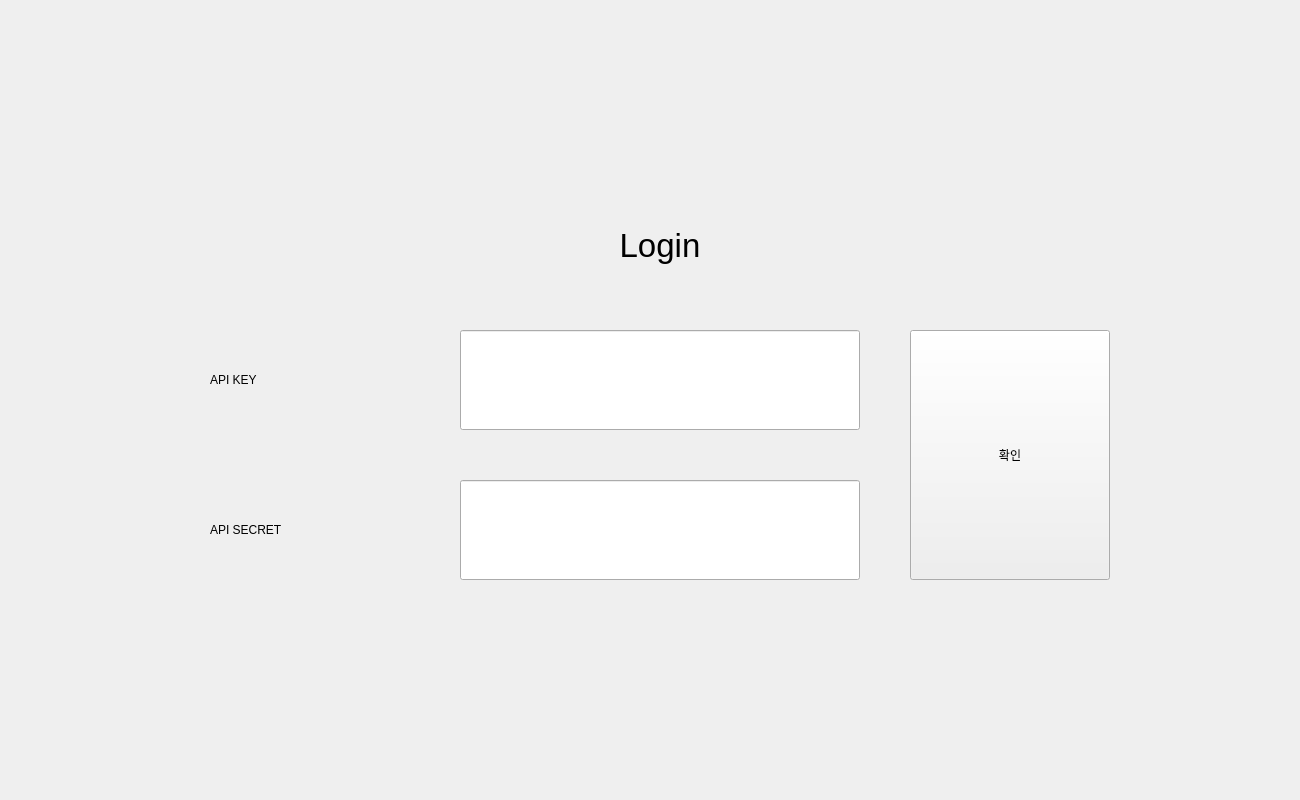
<?xml version="1.0" encoding="UTF-8"?>
<ui version="4.0">
 <class>StackedWidget</class>
 <widget class="QStackedWidget" name="StackedWidget">
  <property name="geometry">
   <rect>
    <x>0</x>
    <y>0</y>
    <width>1300</width>
    <height>800</height>
   </rect>
  </property>
  <property name="windowTitle">
   <string>StackedWidget</string>
  </property>
  <widget class="QWidget" name="page_login">
   <widget class="QLabel" name="label_api_secret">
    <property name="geometry">
     <rect>
      <x>210</x>
      <y>480</y>
      <width>200</width>
      <height>100</height>
     </rect>
    </property>
    <property name="text">
     <string>API SECRET</string>
    </property>
   </widget>
   <widget class="QLineEdit" name="lineEdit_api_key">
    <property name="geometry">
     <rect>
      <x>460</x>
      <y>330</y>
      <width>400</width>
      <height>100</height>
     </rect>
    </property>
   </widget>
   <widget class="QLineEdit" name="lineEdit_api_secret">
    <property name="geometry">
     <rect>
      <x>460</x>
      <y>480</y>
      <width>400</width>
      <height>100</height>
     </rect>
    </property>
   </widget>
   <widget class="QPushButton" name="Button_login">
    <property name="geometry">
     <rect>
      <x>910</x>
      <y>330</y>
      <width>200</width>
      <height>250</height>
     </rect>
    </property>
    <property name="text">
     <string>확인</string>
    </property>
   </widget>
   <widget class="QLabel" name="label_login">
    <property name="geometry">
     <rect>
      <x>210</x>
      <y>180</y>
      <width>900</width>
      <height>130</height>
     </rect>
    </property>
    <property name="font">
     <font>
      <pointsize>25</pointsize>
      <weight>50</weight>
      <italic>false</italic>
      <bold>false</bold>
      <underline>false</underline>
      <strikeout>false</strikeout>
      <stylestrategy>PreferDefault</stylestrategy>
      <kerning>true</kerning>
     </font>
    </property>
    <property name="mouseTracking">
     <bool>false</bool>
    </property>
    <property name="tabletTracking">
     <bool>false</bool>
    </property>
    <property name="text">
     <string>Login</string>
    </property>
    <property name="alignment">
     <set>Qt::AlignCenter</set>
    </property>
   </widget>
   <widget class="QLabel" name="label_api_key">
    <property name="geometry">
     <rect>
      <x>210</x>
      <y>330</y>
      <width>200</width>
      <height>100</height>
     </rect>
    </property>
    <property name="text">
     <string>API KEY</string>
    </property>
   </widget>
  </widget>
  <widget class="QWidget" name="main_page">
   <widget class="QLabel" name="label_open_price">
    <property name="geometry">
     <rect>
      <x>450</x>
      <y>90</y>
      <width>400</width>
      <height>70</height>
     </rect>
    </property>
    <property name="font">
     <font>
      <pointsize>13</pointsize>
      <weight>50</weight>
      <bold>false</bold>
     </font>
    </property>
    <property name="text">
     <string>.</string>
    </property>
   </widget>
   <widget class="QLabel" name="label_open">
    <property name="geometry">
     <rect>
      <x>150</x>
      <y>90</y>
      <width>250</width>
      <height>70</height>
     </rect>
    </property>
    <property name="font">
     <font>
      <pointsize>13</pointsize>
      <weight>50</weight>
      <bold>false</bold>
     </font>
    </property>
    <property name="text">
     <string>시가    : </string>
    </property>
   </widget>
   <widget class="QLabel" name="label_low_price">
    <property name="geometry">
     <rect>
      <x>450</x>
      <y>390</y>
      <width>400</width>
      <height>70</height>
     </rect>
    </property>
    <property name="font">
     <font>
      <pointsize>13</pointsize>
      <weight>50</weight>
      <bold>false</bold>
     </font>
    </property>
    <property name="text">
     <string>.</string>
    </property>
   </widget>
   <widget class="QLabel" name="label_volume_qty">
    <property name="geometry">
     <rect>
      <x>450</x>
      <y>490</y>
      <width>400</width>
      <height>70</height>
     </rect>
    </property>
    <property name="font">
     <font>
      <pointsize>13</pointsize>
      <weight>50</weight>
      <bold>false</bold>
     </font>
    </property>
    <property name="text">
     <string>.</string>
    </property>
   </widget>
   <widget class="QLabel" name="label_close">
    <property name="geometry">
     <rect>
      <x>150</x>
      <y>190</y>
      <width>250</width>
      <height>70</height>
     </rect>
    </property>
    <property name="font">
     <font>
      <pointsize>13</pointsize>
      <weight>50</weight>
      <bold>false</bold>
     </font>
    </property>
    <property name="text">
     <string>종가    : </string>
    </property>
   </widget>
   <widget class="QLabel" name="label_high_price">
    <property name="geometry">
     <rect>
      <x>450</x>
      <y>290</y>
      <width>400</width>
      <height>70</height>
     </rect>
    </property>
    <property name="font">
     <font>
      <pointsize>13</pointsize>
      <weight>50</weight>
      <bold>false</bold>
     </font>
    </property>
    <property name="text">
     <string>.</string>
    </property>
   </widget>
   <widget class="QLabel" name="label_low">
    <property name="geometry">
     <rect>
      <x>150</x>
      <y>390</y>
      <width>250</width>
      <height>70</height>
     </rect>
    </property>
    <property name="font">
     <font>
      <pointsize>13</pointsize>
      <weight>50</weight>
      <bold>false</bold>
     </font>
    </property>
    <property name="text">
     <string>저가    :</string>
    </property>
   </widget>
   <widget class="QLabel" name="label_high">
    <property name="geometry">
     <rect>
      <x>150</x>
      <y>290</y>
      <width>250</width>
      <height>70</height>
     </rect>
    </property>
    <property name="font">
     <font>
      <pointsize>13</pointsize>
      <weight>50</weight>
      <bold>false</bold>
     </font>
    </property>
    <property name="text">
     <string>고가    : </string>
    </property>
   </widget>
   <widget class="QLabel" name="label_volume">
    <property name="geometry">
     <rect>
      <x>150</x>
      <y>490</y>
      <width>250</width>
      <height>70</height>
     </rect>
    </property>
    <property name="font">
     <font>
      <pointsize>13</pointsize>
      <weight>50</weight>
      <bold>false</bold>
     </font>
    </property>
    <property name="text">
     <string>거래량 :</string>
    </property>
   </widget>
   <widget class="QLabel" name="label_time">
    <property name="geometry">
     <rect>
      <x>150</x>
      <y>590</y>
      <width>250</width>
      <height>70</height>
     </rect>
    </property>
    <property name="font">
     <font>
      <pointsize>13</pointsize>
      <weight>50</weight>
      <bold>false</bold>
     </font>
    </property>
    <property name="text">
     <string>시간    :</string>
    </property>
   </widget>
   <widget class="QDateTimeEdit" name="dateTimeEdit">
    <property name="geometry">
     <rect>
      <x>450</x>
      <y>590</y>
      <width>400</width>
      <height>70</height>
     </rect>
    </property>
    <property name="dateTime">
     <datetime>
      <hour>0</hour>
      <minute>0</minute>
      <second>0</second>
      <year>1999</year>
      <month>1</month>
      <day>1</day>
     </datetime>
    </property>
   </widget>
   <widget class="QLabel" name="label_close_price">
    <property name="geometry">
     <rect>
      <x>450</x>
      <y>190</y>
      <width>400</width>
      <height>70</height>
     </rect>
    </property>
    <property name="font">
     <font>
      <pointsize>13</pointsize>
      <weight>50</weight>
      <bold>false</bold>
     </font>
    </property>
    <property name="text">
     <string>.</string>
    </property>
   </widget>
  </widget>
 </widget>
 <resources/>
 <connections/>
</ui>
